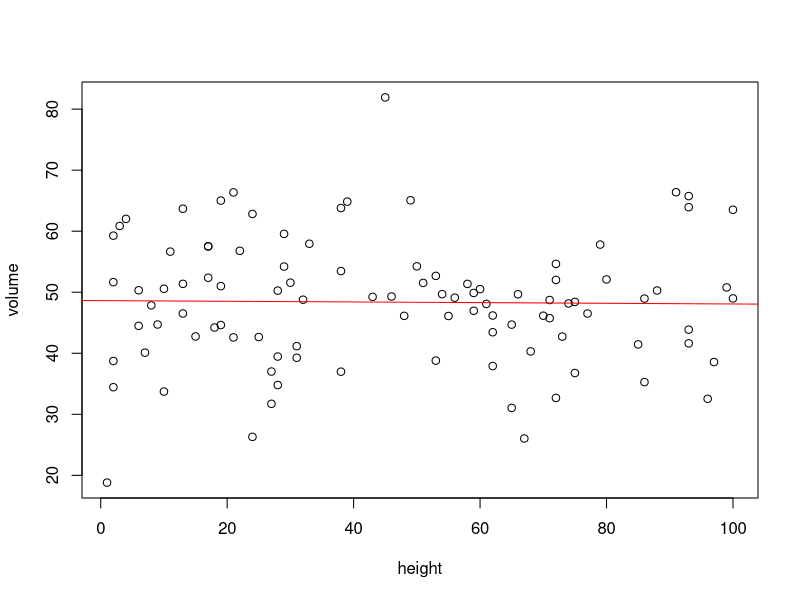
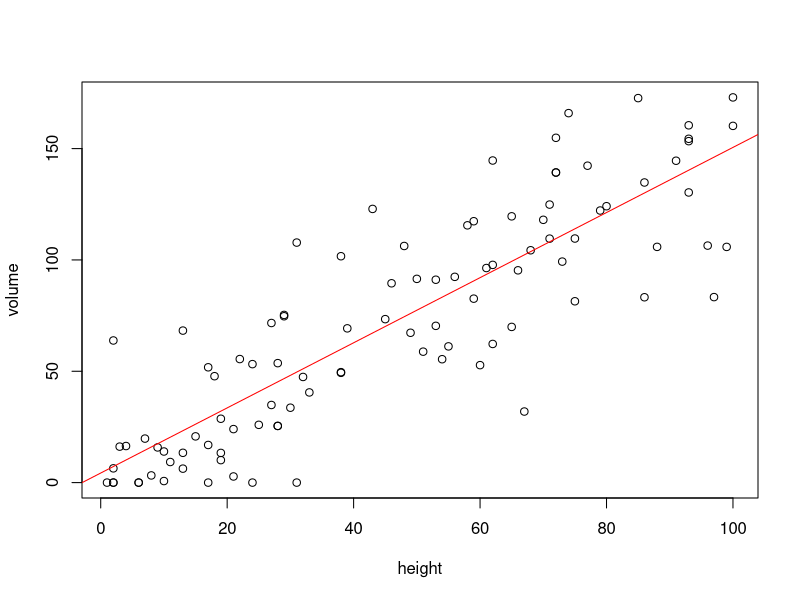
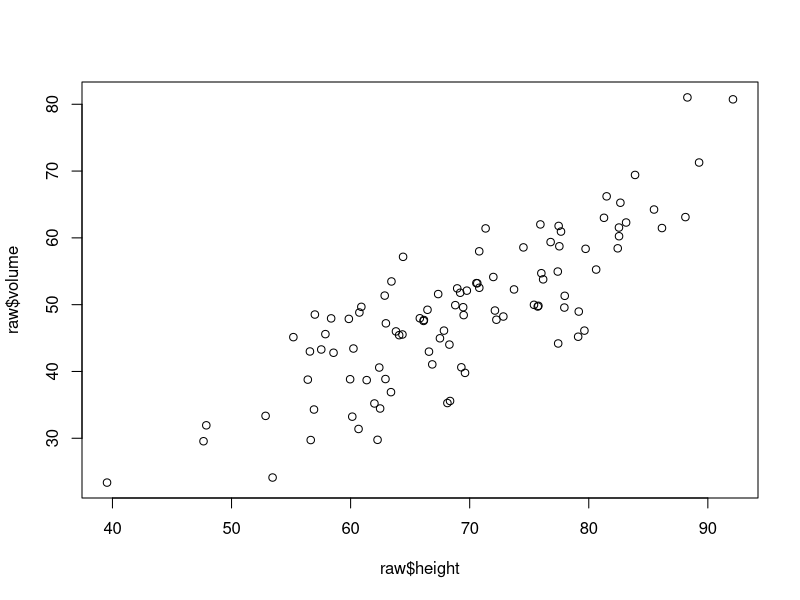

Write R code to recreate these figures, in order.
####EXERCISE 1####

#Does height of a tree predict its volume?
#volume(cu ft) ~ height(ft)

#Step 1 - generate X, assuming we're drawing from a normal distribution
#### HINT: If you ever have a question about a function in R, you can learn 
####       about it by typing "?function_name" in the console. 
####       So, if we want to know more about "rnorm," we type "?rnorm"

n = 100

height = rnorm(n, mean=50, sd=10)
height = sample(1:100, size=n, replace=TRUE)

#Step 2 - generate y variable

volume = rnorm(n, mean=50, sd=10)

#Step 3 - fit a model
model = lm(volume~height)

#Step 4 - examine coefficients, significance
summary(model)

#Step 5 - visualize
plot(volume~height)
abline(model, col="red")




####EXERCISE 2####
#Manipulating relationships between variables

#Method 1 - SIMPLE example
#Step 1 - We have our volume data, but let's say that we want 
#         volume and height to be highly correlated.

intercept = 0
error = rnorm(n, mean=0, sd=30)
volume = intercept + 1.5*height + error
volume = ifelse(volume>=0, volume, 0)

model = lm(volume~height)
summary(model)
plot(volume~height)
abline(model, col="red")


#Method 2 - MORE COMPLICATED - Using the Cholesky Decomposition
#Create a matrix of how we want our variables to be correlated
R = matrix(cbind(1,.80,
                 .80,1),nrow=2)

#Take the Cholesky decomposition
U = t(chol(R))

#How many variables we want (we could just specify two here)
nvars = dim(U)[1]

#Get our values from a random normal distribution, populate values for x and y
random.norm = matrix(rnorm(nvars*n,50,10), nrow=nvars, ncol=n); 

#For x, we multiply our R2 matrix by our values
X = U %*% random.norm;

#Put values in a data frame
raw = as.data.frame(t(X));
names(raw) = c("volume","height");
cor(raw);

plot(raw$volume~raw$height)



####EXERCISE 3####
#Multivariable problems

#Let's add another variable in. Height describes part of the variation in volume,
#but if we add in DBH we might get a better picture

DBH = rnorm(n, mean=20, sd=5)



####EXERCISE 4####

#Get into pairs, think of a simple question, and create a fake dataset
#### HINT: - rnorm, rbinom, runif will give you random numbers from these distributions
####       - round() will give you integers, rounding up (so, round(runif(50, min=0, max=99) will give me integers from 0 to 100))
####       - don't forget to use "?" to help you

#### Visualizing data
####       - once you've created your data, try making a graph